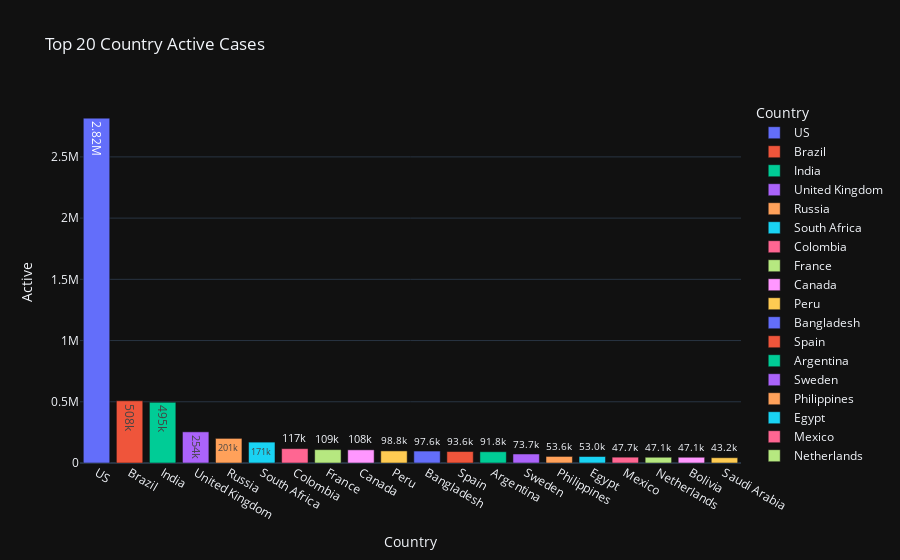

Notebook cell for this chart:
### Code cell
px.bar(country_Active,x='Country',y='Active',color='Country',text_auto='.3s',title='Top 20 Country Active Cases',template="plotly_dark")

### Figure 1 — Plotly figure (JSON) as saved in the notebook; plotly's stock layout.template omitted (floating-point values rounded to 4 significant figures)
{"data": [{"alignmentgroup": "True", "hovertemplate": "Country=%{x}<br>Active=%{y}<extra></extra>", "legendgroup": "US", "marker": {"color": "#636efa", "pattern": {"shape": ""}}, "name": "US", "offsetgroup": "US", "orientation": "v", "showlegend": true, "textposition": "auto", "texttemplate": "%{y:.3s}", "type": "bar", "x": ["US"], "xaxis": "x", "y": [2816444], "yaxis": "y"}, {"alignmentgroup": "True", "hovertemplate": "Country=%{x}<br>Active=%{y}<extra></extra>", "legendgroup": "Brazil", "marker": {"color": "#EF553B", "pattern": {"shape": ""}}, "name": "Brazil", "offsetgroup": "Brazil", "orientation": "v", "showlegend": true, "textposition": "auto", "texttemplate": "%{y:.3s}", "type": "bar", "x": ["Brazil"], "xaxis": "x", "y": [508116], "yaxis": "y"}, {"alignmentgroup": "True", "hovertemplate": "Country=%{x}<br>Active=%{y}<extra></extra>", "legendgroup": "India", "marker": {"color": "#00cc96", "pattern": {"shape": ""}}, "name": "India", "offsetgroup": "India", "orientation": "v", "showlegend": true, "textposition": "auto", "texttemplate": "%{y:.3s}", "type": "bar", "x": ["India"], "xaxis": "x", "y": [495499], "yaxis": "y"}, {"alignmentgroup": "True", "hovertemplate": "Country=%{x}<br>Active=%{y}<extra></extra>", "legendgroup": "United Kingdom", "marker": {"color": "#ab63fa", "pattern": {"shape": ""}}, "name": "United Kingdom", "offsetgroup": "United Kingdom", "orientation": "v", "showlegend": true, "textposition": "auto", "texttemplate": "%{y:.3s}", "type": "bar", "x": ["United Kingdom"], "xaxis": "x", "y": [254427], "yaxis": "y"}, {"alignmentgroup": "True", "hovertemplate": "Country=%{x}<br>Active=%{y}<extra></extra>", "legendgroup": "Russia", "marker": {"color": "#FFA15A", "pattern": {"shape": ""}}, "name": "Russia", "offsetgroup": "Russia", "orientation": "v", "showlegend": true, "textposition": "auto", "texttemplate": "%{y:.3s}", "type": "bar", "x": ["Russia"], "xaxis": "x", "y": [201097], "yaxis": "y"}, {"alignmentgroup": "True", "hovertemplate": "Country=%{x}<br>Active=%{y}<extra></extra>", "legendgroup": "South Africa", "marker": {"color": "#19d3f3", "pattern": {"shape": ""}}, "name": "South Africa", "offsetgroup": "South Africa", "orientation": "v", "showlegend": true, "textposition": "auto", "texttemplate": "%{y:.3s}", "type": "bar", "x": ["South Africa"], "xaxis": "x", "y": [170537], "yaxis": "y"}, {"alignmentgroup": "True", "hovertemplate": "Country=%{x}<br>Active=%{y}<extra></extra>", "legendgroup": "Colombia", "marker": {"color": "#FF6692", "pattern": {"shape": ""}}, "name": "Colombia", "offsetgroup": "Colombia", "orientation": "v", "showlegend": true, "textposition": "auto", "texttemplate": "%{y:.3s}", "type": "bar", "x": ["Colombia"], "xaxis": "x", "y": [117163], "yaxis": "y"}, {"alignmentgroup": "True", "hovertemplate": "Country=%{x}<br>Active=%{y}<extra></extra>", "legendgroup": "France", "marker": {"color": "#B6E880", "pattern": {"shape": ""}}, "name": "France", "offsetgroup": "France", "orientation": "v", "showlegend": true, "textposition": "auto", "texttemplate": "%{y:.3s}", "type": "bar", "x": ["France"], "xaxis": "x", "y": [108928], "yaxis": "y"}, {"alignmentgroup": "True", "hovertemplate": "Country=%{x}<br>Active=%{y}<extra></extra>", "legendgroup": "Canada", "marker": {"color": "#FF97FF", "pattern": {"shape": ""}}, "name": "Canada", "offsetgroup": "Canada", "orientation": "v", "showlegend": true, "textposition": "auto", "texttemplate": "%{y:.3s}", "type": "bar", "x": ["Canada"], "xaxis": "x", "y": [107514], "yaxis": "y"}, {"alignmentgroup": "True", "hovertemplate": "Country=%{x}<br>Active=%{y}<extra></extra>", "legendgroup": "Peru", "marker": {"color": "#FECB52", "pattern": {"shape": ""}}, "name": "Peru", "offsetgroup": "Peru", "orientation": "v", "showlegend": true, "textposition": "auto", "texttemplate": "%{y:.3s}", "type": "bar", "x": ["Peru"], "xaxis": "x", "y": [98752], "yaxis": "y"}, {"alignmentgroup": "True", "hovertemplate": "Country=%{x}<br>Active=%{y}<extra></extra>", "legendgroup": "Bangladesh", "marker": {"color": "#636efa", "pattern": {"shape": ""}}, "name": "Bangladesh", "offsetgroup": "Bangladesh", "orientation": "v", "showlegend": true, "textposition": "auto", "texttemplate": "%{y:.3s}", "type": "bar", "x": ["Bangladesh"], "xaxis": "x", "y": [97577], "yaxis": "y"}, {"alignmentgroup": "True", "hovertemplate": "Country=%{x}<br>Active=%{y}<extra></extra>", "legendgroup": "Spain", "marker": {"color": "#EF553B", "pattern": {"shape": ""}}, "name": "Spain", "offsetgroup": "Spain", "orientation": "v", "showlegend": true, "textposition": "auto", "texttemplate": "%{y:.3s}", "type": "bar", "x": ["Spain"], "xaxis": "x", "y": [93613], "yaxis": "y"}, {"alignmentgroup": "True", "hovertemplate": "Country=%{x}<br>Active=%{y}<extra></extra>", "legendgroup": "Argentina", "marker": {"color": "#00cc96", "pattern": {"shape": ""}}, "name": "Argentina", "offsetgroup": "Argentina", "orientation": "v", "showlegend": true, "textposition": "auto", "texttemplate": "%{y:.3s}", "type": "bar", "x": ["Argentina"], "xaxis": "x", "y": [91782], "yaxis": "y"}, {"alignmentgroup": "True", "hovertemplate": "Country=%{x}<br>Active=%{y}<extra></extra>", "legendgroup": "Sweden", "marker": {"color": "#ab63fa", "pattern": {"shape": ""}}, "name": "Sweden", "offsetgroup": "Sweden", "orientation": "v", "showlegend": true, "textposition": "auto", "texttemplate": "%{y:.3s}", "type": "bar", "x": ["Sweden"], "xaxis": "x", "y": [73695], "yaxis": "y"}, {"alignmentgroup": "True", "hovertemplate": "Country=%{x}<br>Active=%{y}<extra></extra>", "legendgroup": "Philippines", "marker": {"color": "#FFA15A", "pattern": {"shape": ""}}, "name": "Philippines", "offsetgroup": "Philippines", "orientation": "v", "showlegend": true, "textposition": "auto", "texttemplate": "%{y:.3s}", "type": "bar", "x": ["Philippines"], "xaxis": "x", "y": [53649], "yaxis": "y"}, {"alignmentgroup": "True", "hovertemplate": "Country=%{x}<br>Active=%{y}<extra></extra>", "legendgroup": "Egypt", "marker": {"color": "#19d3f3", "pattern": {"shape": ""}}, "name": "Egypt", "offsetgroup": "Egypt", "orientation": "v", "showlegend": true, "textposition": "auto", "texttemplate": "%{y:.3s}", "type": "bar", "x": ["Egypt"], "xaxis": "x", "y": [52992], "yaxis": "y"}, {"alignmentgroup": "True", "hovertemplate": "Country=%{x}<br>Active=%{y}<extra></extra>", "legendgroup": "Mexico", "marker": {"color": "#FF6692", "pattern": {"shape": ""}}, "name": "Mexico", "offsetgroup": "Mexico", "orientation": "v", "showlegend": true, "textposition": "auto", "texttemplate": "%{y:.3s}", "type": "bar", "x": ["Mexico"], "xaxis": "x", "y": [47657], "yaxis": "y"}, {"alignmentgroup": "True", "hovertemplate": "Country=%{x}<br>Active=%{y}<extra></extra>", "legendgroup": "Netherlands", "marker": {"color": "#B6E880", "pattern": {"shape": ""}}, "name": "Netherlands", "offsetgroup": "Netherlands", "orientation": "v", "showlegend": true, "textposition": "auto", "texttemplate": "%{y:.3s}", "type": "bar", "x": ["Netherlands"], "xaxis": "x", "y": [47064], "yaxis": "y"}, {"alignmentgroup": "True", "hovertemplate": "Country=%{x}<br>Active=%{y}<extra></extra>", "legendgroup": "Bolivia", "marker": {"color": "#FF97FF", "pattern": {"shape": ""}}, "name": "Bolivia", "offsetgroup": "Bolivia", "orientation": "v", "showlegend": true, "textposition": "auto", "texttemplate": "%{y:.3s}", "type": "bar", "x": ["Bolivia"], "xaxis": "x", "y": [47056], "yaxis": "y"}, {"alignmentgroup": "True", "hovertemplate": "Country=%{x}<br>Active=%{y}<extra></extra>", "legendgroup": "Saudi Arabia", "marker": {"color": "#FECB52", "pattern": {"shape": ""}}, "name": "Saudi Arabia", "offsetgroup": "Saudi Arabia", "orientation": "v", "showlegend": true, "textposition": "auto", "texttemplate": "%{y:.3s}", "type": "bar", "x": ["Saudi Arabia"], "xaxis": "x", "y": [43238], "yaxis": "y"}], "layout": {"barmode": "relative", "legend": {"title": {"text": "Country"}, "tracegroupgap": 0}, "title": {"text": "Top 20 Country Active Cases"}, "xaxis": {"anchor": "y", "categoryarray": ["US", "Brazil", "India", "United Kingdom", "Russia", "South Africa", "Colombia", "France", "Canada", "Peru", "Bangladesh", "Spain", "Argentina", "Sweden", "Philippines", "Egypt", "Mexico", "Netherlands", "Bolivia", "Saudi Arabia"], "categoryorder": "array", "domain": [0, 1], "title": {"text": "Country"}}, "yaxis": {"anchor": "x", "domain": [0, 1], "title": {"text": "Active"}}}}
